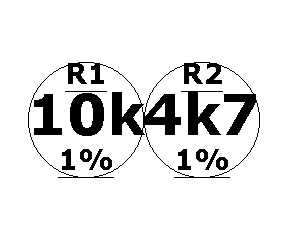

Generate this figure with Python:
"""Quick preview: renders the first physical label from labels.csv and
opens it in the OS default image viewer.

Run:  python preview.py
"""
from PIL import Image

from labels import (
    CircleText,
    LabelConfig,
    circles_from_csv,
    pack_circles_to_labels,
    render_label,
)

SCALE = 6  # upscale factor for on-screen viewing (uses nearest-neighbour)


def main():
    cfg = LabelConfig.from_toml("config.toml")
    try:
        circles = circles_from_csv("labels.csv")
    except FileNotFoundError:
        circles = [
            CircleText(top="R1", middle="10k", bottom="1%"),
            CircleText(top="C1", middle="100n", bottom=""),
        ]

    labels = pack_circles_to_labels(circles, cfg.circle_count)
    if not labels:
        print("No labels to render.")
        return

    img = render_label(labels[0], cfg)
    img.save("preview.png")
    preview = img.resize((img.width * SCALE, img.height * SCALE), Image.NEAREST)
    preview.show()
    print(f"Rendered {len(labels)} physical label(s); showing label 1 of {len(labels)}.")
    print(f"Saved 1:1 bitmap to preview.png ({img.width}x{img.height} dots).")


if __name__ == "__main__":
    main()
